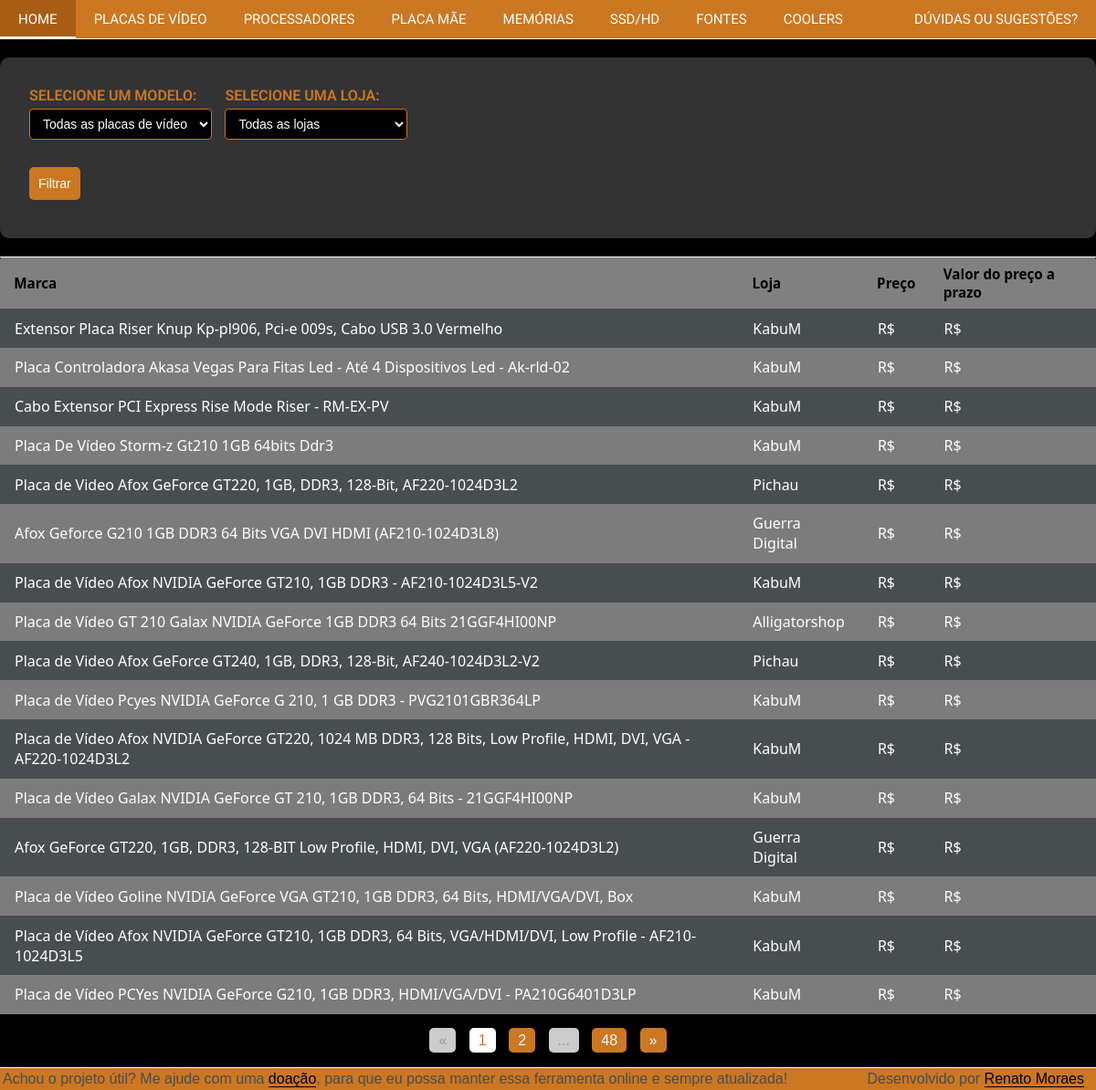
Screenshot of /placasdevideo/ with the database file from the repository.
### placasdevideo/models.py (models this page shows, shortened)
class SearchVGA(models.Model):
    marca = models.CharField(max_length=100)
    url_marca = models.CharField(max_length=100)
    loja = models.CharField(max_length=100)
    preco = models.DecimalField(max_digits=7, decimal_places=2)
    valor_preco_prazo = models.DecimalField(max_digits=7, decimal_places=2)
    preco_antigo = models.DecimalField(
        max_digits=7, decimal_places=2, default=1)  # type: ignore

### placasdevideo/views.py (the view)
# urls.py: path('', placasdevideo),
def placasdevideo(request):
    modelo = request.GET.get('select-modelo')
    loja = request.GET.get('select-loja')
    if modelo:
        resultados = SearchVGA.objects.filter(
            marca__icontains=modelo).exclude(preco=0).exclude(valor_preco_prazo=0).order_by('preco')  # noqa
    else:
        resultados = SearchVGA.objects.exclude(preco=0).exclude(
            valor_preco_prazo=0).order_by('preco')
    if loja:
        resultados = resultados.filter(loja__icontains=loja)
    resultados_por_pagina = 16
    paginator = Paginator(resultados, resultados_por_pagina)
    page = request.GET.get('page')
    try:
        resultados_pagina = paginator.page(page)
    except PageNotAnInteger:
        resultados_pagina = paginator.page(1)
    except EmptyPage:
        resultados_pagina = paginator.page(paginator.num_pages)
    num_pags = paginator.num_pages
    pag_atual = resultados_pagina.number
    pags_visiveis = []
    for i in range(1, num_pags+1):
        if i == 1 or i == num_pags or i == pag_atual or i == pag_atual-1 or i == pag_atual+1:  # noqa
            pags_visiveis.append(i)
        elif i == pag_atual-2 or i == pag_atual+2:
            pags_visiveis.append('...')
    contexto = {
        'resultados': resultados_pagina,
        'selecionados': {
            'modelo': modelo,
            'loja': loja
        },
        'paginator': paginator,
        'pags_visiveis': pags_visiveis,
        'pag_atual': pag_atual
    }
    return render(request, 'placasdevideo/pages/index.html', contexto)

### placasdevideo/templatetags/custom_filters.py (called while the page is built)
@register.filter(name='format_price')
def format_price(value):
    return format_number(value, locale='pt_BR')

### placasdevideo/templates/placasdevideo/pages/index.html
{% include 'placasdevideo/partials/head.html' %}
{% include 'placasdevideo/partials/filter.html' %}
{% include 'placasdevideo/partials/footer.html' %}
</body>
</html>

### placasdevideo/templates/placasdevideo/partials/filter.html (shortened to what this page needs)
{% load custom_filters %}
<div class="filtros_formulario placadevideo">
  <form method='get' action='.'>
    <div class="input-group">
      <label for="select-modelo">
        <h5>Selecione um modelo:</h5>
      </label>
      <select id="select-modelo" name="select-modelo" class="select-menu">
        <option value="">Todas as placas de vídeo</option>
    </select>
  </div>
    <div class="input-group">
      <label for="select-loja">
        <h5>Selecione uma loja:</h5>
      </label>
      <select id="select-loja" name="select-loja" class="select-menu">
        <option value="">Todas as lojas</option>
      </select>
  </div>
    <br>
    <button type='submit'>Filtrar</button>
  </form>
</div>
<table>
  <thead>
      <tr>
          <th>Marca</th>
          <th>Loja</th>
          <th>Preço</th>
          <th>Valor do preço a prazo</th>
      </tr>
  </thead>
  <tbody>
      {% for resultado in resultados %}
      <tr>
          <td><a href="{{ resultado.url_marca }}" target="_blank">{{ resultado.marca }}</a></td>
          <td>{{ resultado.loja }}</td>
          <td>R${{ resultado.preco|floatformat:2|format_price }}</td>
          <td>R${{ resultado.valor_preco_prazo|floatformat:2|format_price }}</td>
      </tr>
      {% empty %}
      <tr>
          <td colspan="4">Nenhum modelo foi encontrado no banco de dados. &#128557;</td>
      </tr>
      {% endfor %}
  </tbody>
</table>
<div class="pagination">
  {% if resultados.has_previous %}
    <a href="?page={{ resultados.previous_page_number }}{% if selecionados.modelo %}&select-modelo={{ selecionados.modelo }}{% endif %}{% if selecionados.loja %}&select-loja={{ selecionados.loja }}{% endif %}" class="page-link">&laquo;</a>
  {% else %}
    <span class="page-link disabled">&laquo;</span>
  {% endif %}
  {% for i in pags_visiveis %}
    {% if i == '...' %}
      <span class="page-link disabled">...</span>
    {% else %}
      {% if resultados.number == i %}
        <span class="page-link active">{{ i }}</span>
      {% else %}
        <a href="?page={{ i }}{% if selecionados.modelo %}&select-modelo={{ selecionados.modelo }}{% endif %}{% if selecionados.loja %}&select-loja={{ selecionados.loja }}{% endif %}" class="page-link">{{ i }}</a>
      {% endif %}
    {% endif %}
  {% endfor %}
  {% if resultados.has_next %}
    <a href="?page={{ resultados.next_page_number }}{% if selecionados.modelo %}&select-modelo={{ selecionados.modelo }}{% endif %}{% if selecionados.loja %}&select-loja={{ selecionados.loja }}{% endif %}" class="page-link">&raquo;</a>
  {% else %}
    <span class="page-link disabled">&raquo;</span>
  {% endif %}
</div>

### base_static/global/css/global-style.css (style rules this page uses)
* { margin: 0; padding: 0; box-sizing: border-box; }
table { border-top: #ffffff 1px solid; border-collapse: collapse; width: 100%; font-family: system-ui, -apple-system, BlinkMacSystemFont, 'Segoe UI', Roboto, Oxygen, Ubuntu, Cantarell, 'Open Sans', 'Helvetica Neue', sans-serif ; text-align: left; }
table a:link { color: white; background-color: transparent; text-decoration: none; }
table { border-spacing: 0 5px; }
*, *:before, *:after { margin: 0; padding: 0; box-sizing: border-box; }
body { background: black; font-family: 'Open Sans', sans-serif; }
table { background: #808080; border-radius: 0.25em; }
th { border-bottom: 1px solid #808080; color: black; font-size: 0.95em; font-weight: 600; padding: 0.5em 1em; text-align: left; }
td { color: #fff; font-weight: 400; padding: 0.65em 1em; }
tbody tr:nth-child(odd) { background: #484d50; }
tbody tr:nth-child(even) { background: #7c7c7c; }
tbody tr { transition: background 0.20s ease; }
form { display: block; flex-wrap: wrap; justify-content: space-between; color: #808080; padding: 12px; display: block; text-transform: uppercase; }
form h5 { margin-bottom: 10px; font-family: 'Roboto', sans-serif; }
form label { display: block; margin-bottom: 5px; }
form input, form select { padding: 5px; border: 1px solid #ccc; border-radius: 5px; margin-bottom: 10px; }
form button { background-color: #cc7722; margin-top: 20px; margin-bottom: 10px; color: #fff; padding: 10px; border: none; border-radius: 5px; cursor: pointer; }
:root { --cor-principal: #cc7722; --cor-secundaria: #333333; --cor-terciaria: #000000; }
.filtros_formulario { background-color: var(--cor-secundaria); border-radius: 10px; padding: 20px; margin-bottom: 20px; box-shadow: 0 4px 6px rgba(0, 0, 0, 0.1); }
.input-group { display: inline-block; vertical-align: top; margin-right: 20px; }
.input-group h5 { margin-bottom: 5px; font-size: 16px; font-weight: 600; color: var(--cor-principal); }
.select-menu { display: inline-block; width: 200px; height: 34px; vertical-align: top; background-color: var(--cor-terciaria); border: 1px solid var(--cor-principal); border-radius: 4px; padding: 0 10px; font-size: 14px; color: #ffffff; }
button { background-color: var(--cor-principal); border: none; border-radius: 4px; color: #ffffff; padding: 8px 16px; font-size: 14px; cursor: pointer; transition: background-color 0.3s, box-shadow 0.3s; }
.input-group { margin-right: 10px; }
.pagination { text-align: center; margin-top: 20px; }
.pagination .page-link { margin: 0 5px; background-color: #cc7722; color: white; text-decoration: none; padding: 5px 10px; border-radius: 5px; }
.pagination .page-link.active { background-color: white; color: #cc7722; }
.pagination .page-link.disabled { background-color: #ccc; color: #999; }

### base_static/global/css/homepage.css (style rules this page uses)
:root { --cor-principal: #cc7722; --cor-secundaria: #333333; --cor-terciaria: #000000; }
body { font-family: "Raleway", sans-serif; margin: 0; background-color: var(--cor-terciaria); color: var(--cor-terciaria); }

### rows the page displays
SearchVGA: marca "Extensor Placa Riser Knup Kp-pl906, Pci-e 009s, Cabo USB 3.0 Vermelho", loja "KabuM"
SearchVGA: marca "Placa Controladora Akasa Vegas Para Fitas Led - Até 4 Dispositivos Led - Ak-rld-02", loja "KabuM"
SearchVGA: marca "Cabo Extensor PCI Express Rise Mode Riser - RM-EX-PV", loja "KabuM"
SearchVGA: marca "Placa De Vídeo Storm-z Gt210 1GB 64bits Ddr3", loja "KabuM"
SearchVGA: marca "Placa de Video Afox GeForce GT220, 1GB, DDR3, 128-Bit, AF220-1024D3L2", loja "Pichau"
SearchVGA: marca "Afox Geforce G210 1GB DDR3 64 Bits VGA DVI HDMI (AF210-1024D3L8)", loja "Guerra Digital"
SearchVGA: marca "Placa de Vídeo Afox NVIDIA GeForce GT210, 1GB DDR3 - AF210-1024D3L5-V2", loja "KabuM"
SearchVGA: marca "Placa de Vídeo GT 210 Galax NVIDIA GeForce 1GB DDR3 64 Bits 21GGF4HI00NP", loja "Alligatorshop"
SearchVGA: marca "Placa de Video Afox GeForce GT240, 1GB, DDR3, 128-Bit, AF240-1024D3L2-V2", loja "Pichau"
SearchVGA: marca "Placa de Vídeo Pcyes NVIDIA GeForce G 210, 1 GB DDR3 - PVG2101GBR364LP", loja "KabuM"
SearchVGA: marca "Placa de Vídeo Afox NVIDIA GeForce GT220, 1024 MB DDR3, 128 Bits, Low Profile, HDMI, DVI, VGA - AF220-1024D3L2", loja "KabuM"
SearchVGA: marca "Placa de Vídeo Galax NVIDIA GeForce GT 210, 1GB DDR3, 64 Bits - 21GGF4HI00NP", loja "KabuM"
SearchVGA: marca "Afox GeForce GT220, 1GB, DDR3, 128-BIT Low Profile, HDMI, DVI, VGA (AF220-1024D3L2)", loja "Guerra Digital"
SearchVGA: marca "Placa de Vídeo Goline NVIDIA GeForce VGA GT210, 1GB DDR3, 64 Bits, HDMI/VGA/DVI, Box", loja "KabuM"
SearchVGA: marca "Placa de Vídeo Afox NVIDIA GeForce GT210, 1GB DDR3, 64 Bits, VGA/HDMI/DVI, Low Profile - AF210-1024D3L5", loja "KabuM"
SearchVGA: marca "Placa de Vídeo PCYes NVIDIA GeForce G210, 1GB DDR3, HDMI/VGA/DVI - PA210G6401D3LP", loja "KabuM"

### other values shown
{{ i }} "1"
{{ i }} "2" "48"
